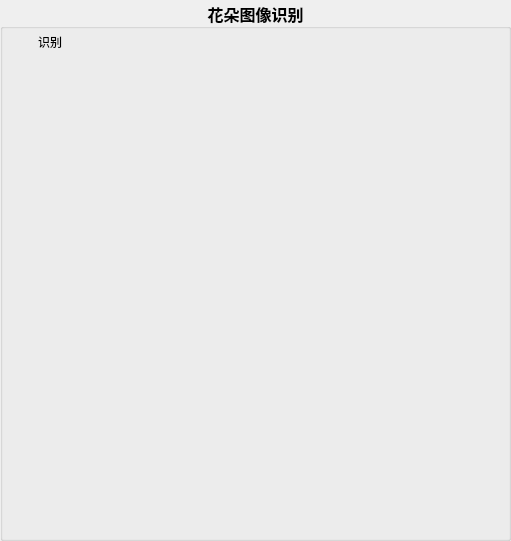
     <widget class="QGroupBox" name="groupBox_5">
      <property name="geometry">
       <rect>
        <x>390</x>
        <y>10</y>
        <width>511</width>
        <height>541</height>
       </rect>
      </property>
      <property name="minimumSize">
       <size>
        <width>0</width>
        <height>0</height>
       </size>
      </property>
      <property name="font">
       <font>
        <family>微软雅黑</family>
        <pointsize>12</pointsize>
        <bold>true</bold>
       </font>
      </property>
      <property name="title">
       <string>花朵图像识别</string>
      </property>
      <property name="alignment">
       <set>Qt::AlignCenter</set>
      </property>
      <property name="flat">
       <bool>true</bool>
      </property>
      <widget class="QWidget" name="layoutWidget">
       <property name="geometry">
        <rect>
         <x>20</x>
         <y>26</y>
         <width>471</width>
         <height>32</height>
        </rect>
       </property>
       <layout class="QHBoxLayout" name="horizontalLayout_3">
        <item>
         <widget class="QPushButton" name="predictButton">
          <property name="sizePolicy">
           <sizepolicy hsizetype="Fixed" vsizetype="Expanding">
            <horstretch>0</horstretch>
            <verstretch>0</verstretch>
           </sizepolicy>
          </property>
          <property name="minimumSize">
           <size>
            <width>60</width>
            <height>0</height>
           </size>
          </property>
          <property name="maximumSize">
           <size>
            <width>60</width>
            <height>25</height>
           </size>
          </property>
          <property name="font">
           <font>
            <family>微软雅黑</family>
            <pointsize>9</pointsize>
            <bold>false</bold>
           </font>
          </property>
          <property name="cursor">
           <cursorShape>PointingHandCursor</cursorShape>
          </property>
          <property name="toolTip">
           <string>&lt;html&gt;&lt;head/&gt;&lt;body&gt;&lt;p&gt;开始&lt;span style=&quot; font-weight:700;&quot;&gt;AI&lt;/span&gt;识别&lt;/p&gt;&lt;p&gt;(首次识别可能花费较长时间)&lt;/p&gt;&lt;/body&gt;&lt;/html&gt;</string>
          </property>
          <property name="layoutDirection">
           <enum>Qt::LeftToRight</enum>
          </property>
          <property name="autoFillBackground">
           <bool>false</bool>
          </property>
          <property name="text">
           <string>识别</string>
          </property>
          <property name="icon">
           <iconset>
            <normaloff>images/AI识别.png</normaloff>images/AI识别.png</iconset>
          </property>
          <property name="iconSize">
           <size>
            <width>24</width>
            <height>24</height>
           </size>
          </property>
          <property name="flat">
           <bool>true</bool>
          </property>
         </widget>
        </item>
        <item>
         <widget class="QLabel" name="resultLabel">
          <property name="sizePolicy">
           <sizepolicy hsizetype="Preferred" vsizetype="Fixed">
            <horstretch>0</horstretch>
            <verstretch>0</verstretch>
           </sizepolicy>
          </property>
          <property name="minimumSize">
           <size>
            <width>20</width>
            <height>25</height>
           </size>
          </property>
          <property name="maximumSize">
           <size>
            <width>600</width>
            <height>25</height>
           </size>
          </property>
          <property name="font">
           <font>
            <family>微软雅黑</family>
            <pointsize>9</pointsize>
            <bold>false</bold>
           </font>
          </property>
          <property name="text">
           <string/>
          </property>
          <property name="scaledContents">
           <bool>true</bool>
          </property>
          <property name="alignment">
           <set>Qt::AlignLeading|Qt::AlignLeft|Qt::AlignVCenter</set>
          </property>
         </widget>
        </item>
        <item>
         <widget class="QLabel" name="resultLabel_2">
          <property name="sizePolicy">
           <sizepolicy hsizetype="Fixed" vsizetype="Fixed">
            <horstretch>0</horstretch>
            <verstretch>0</verstretch>
           </sizepolicy>
          </property>
          <property name="minimumSize">
           <size>
            <width>25</width>
            <height>25</height>
           </size>
          </property>
          <property name="maximumSize">
           <size>
            <width>25</width>
            <height>25</height>
           </size>
          </property>
          <property name="text">
           <string/>
          </property>
          <property name="scaledContents">
           <bool>true</bool>
          </property>
          <property name="alignment">
           <set>Qt::AlignLeading|Qt::AlignLeft|Qt::AlignVCenter</set>
          </property>
         </widget>
        </item>
        <item>
         <spacer name="horizontalSpacer_3">
          <property name="orientation">
           <enum>Qt::Horizontal</enum>
          </property>
          <property name="sizeHint" stdset="0">
           <size>
            <width>0</width>
            <height>20</height>
           </size>
          </property>
         </spacer>
        </item>
       </layout>
      </widget>
      <widget class="QLabel" name="label_4">
       <property name="geometry">
        <rect>
         <x>15</x>
         <y>73</y>
         <width>481</width>
         <height>461</height>
        </rect>
       </property>
       <property name="pixmap">
        <pixmap>images/rongzi.png</pixmap>
       </property>
       <property name="scaledContents">
        <bool>false</bool>
       </property>
       <property name="alignment">
        <set>Qt::AlignCenter</set>
       </property>
      </widget>
      <widget class="QLabel" name="resultLabel_3">
       <property name="geometry">
        <rect>
         <x>20</x>
         <y>65</y>
         <width>471</width>
         <height>31</height>
        </rect>
       </property>
       <property name="font">
        <font>
         <family>微软雅黑</family>
         <pointsize>10</pointsize>
         <bold>false</bold>
        </font>
       </property>
       <property name="textFormat">
        <enum>Qt::RichText</enum>
       </property>
      </widget>
     </widget>
